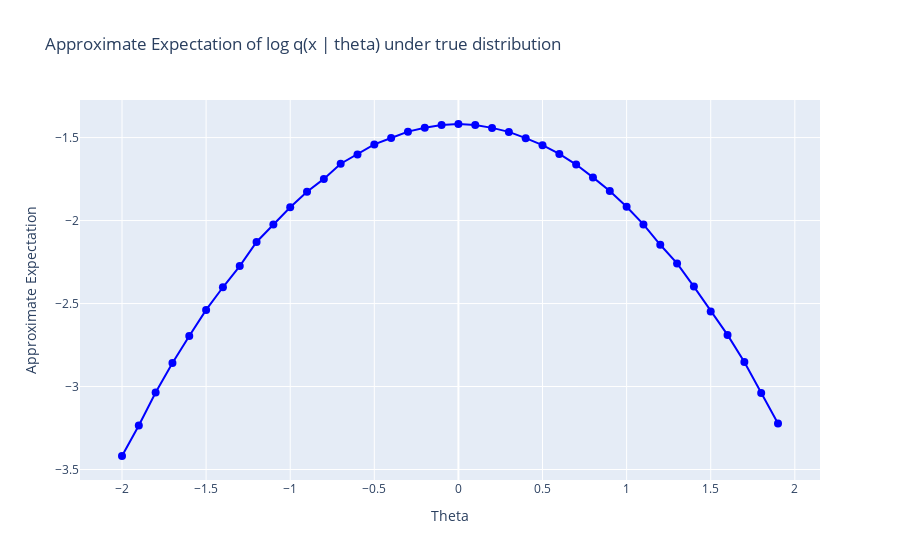

The notebook cell saved with this chart:
### Code cell
import numpy as np
import matplotlib.pyplot as plt
from scipy.stats import norm, laplace
import plotly.graph_objects as go

# Function to calculate log q(x | theta)
def log_q(x, loc):
    return norm.logpdf(x, loc=loc, scale=1)

# True distribution (N(0, 1))
true_distribution = norm(loc=0, scale=1)

# Number of samples
n_samples = 100000
loc_values = np.arange(-2, 2, 0.1)

# Approximate the expectation
approx_expectation = np.zeros_like(loc_values)

# Calculate KL and negative cross entropy for each sigma
for i, loc in enumerate(loc_values):
    # Draw samples from the true distribution
    samples = true_distribution.rvs(size=n_samples)
    
    # Calculate log q(x | theta) for each sample
    log_q_values = log_q(samples, loc)

    # Approximate the expectation
    approx_expectation[i] = np.mean(log_q_values)
#for i in range(len(loc_values)):
#    print(f"Approximate Expectation of log q(x | {float(loc_values[i])}) under true distribution: {loc_values[i]}")
# Create a Plotly figure for expectation vs. theta
fig = go.Figure()

fig.add_trace(go.Scatter(x=loc_values, y=approx_expectation,
                         mode='lines+markers',
                         name='Approximate Expectation',
                         line=dict(color='blue'),
                         marker=dict(symbol='circle', size=8, color='blue')))
fig.update_layout(title='Approximate Expectation of log q(x | theta) under true distribution',
                  xaxis_title='Theta',
                  yaxis_title='Approximate Expectation')

### Figure 1 — Plotly figure (JSON) as saved in the notebook; plotly's stock layout.template omitted (floating-point values rounded to 4 significant figures)
{"data": [{"line": {"color": "blue"}, "marker": {"color": "blue", "size": 8, "symbol": "circle"}, "mode": "lines+markers", "name": "Approximate Expectation", "type": "scatter", "x": [-2, -1.9, -1.8, -1.7, -1.6, -1.5, -1.4, -1.3, -1.2, -1.1, -1.0, -0.9, -0.8, -0.7, -0.6, -0.5, -0.4, -0.3, -0.2, -0.1, 1.776e-15, 0.1, 0.2, 0.3, 0.4, 0.5, 0.6, 0.7, 0.8, 0.9, 1.0, 1.1, 1.2, 1.3, 1.4, 1.5, 1.6, 1.7, 1.8, 1.9], "y": [-3.419, -3.234, -3.036, -2.858, -2.695, -2.538, -2.402, -2.275, -2.129, -2.024, -1.92, -1.826, -1.749, -1.658, -1.601, -1.541, -1.503, -1.464, -1.441, -1.424, -1.418, -1.425, -1.442, -1.466, -1.504, -1.546, -1.599, -1.663, -1.74, -1.822, -1.917, -2.023, -2.146, -2.258, -2.398, -2.548, -2.689, -2.853, -3.039, -3.223]}], "layout": {"title": {"text": "Approximate Expectation of log q(x | theta) under true distribution"}, "xaxis": {"title": {"text": "Theta"}}, "yaxis": {"title": {"text": "Approximate Expectation"}}}}
